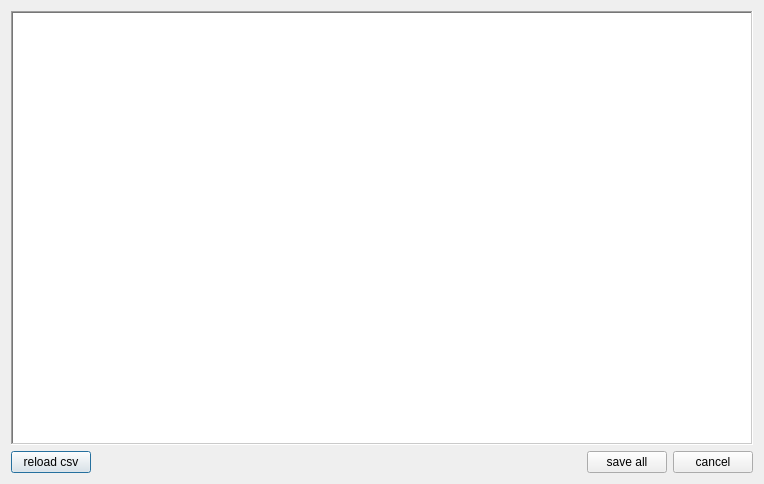
<?xml version="1.0" encoding="UTF-8"?>
<ui version="4.0">
 <class>position_editor_dialog</class>
 <widget class="QDialog" name="position_editor_dialog">
  <property name="geometry">
   <rect>
    <x>0</x>
    <y>0</y>
    <width>764</width>
    <height>484</height>
   </rect>
  </property>
  <property name="windowTitle">
   <string>positions</string>
  </property>
  <layout class="QGridLayout" name="gridLayout">
   <item row="0" column="0">
    <layout class="QVBoxLayout" name="verticalLayout">
     <item>
      <widget class="QTableWidget" name="position_edit_table">
       <property name="frameShape">
        <enum>QFrame::WinPanel</enum>
       </property>
      </widget>
     </item>
     <item>
      <layout class="QHBoxLayout" name="horizontalLayout">
       <item>
        <widget class="QPushButton" name="reload_button">
         <property name="text">
          <string>reload csv</string>
         </property>
        </widget>
       </item>
       <item>
        <spacer name="horizontalSpacer">
         <property name="orientation">
          <enum>Qt::Horizontal</enum>
         </property>
         <property name="sizeHint" stdset="0">
          <size>
           <width>40</width>
           <height>20</height>
          </size>
         </property>
        </spacer>
       </item>
       <item>
        <widget class="QPushButton" name="save_button">
         <property name="text">
          <string>save all</string>
         </property>
        </widget>
       </item>
       <item>
        <widget class="QPushButton" name="cancel_button">
         <property name="text">
          <string>cancel</string>
         </property>
        </widget>
       </item>
      </layout>
     </item>
    </layout>
   </item>
  </layout>
 </widget>
 <resources/>
 <connections/>
</ui>
